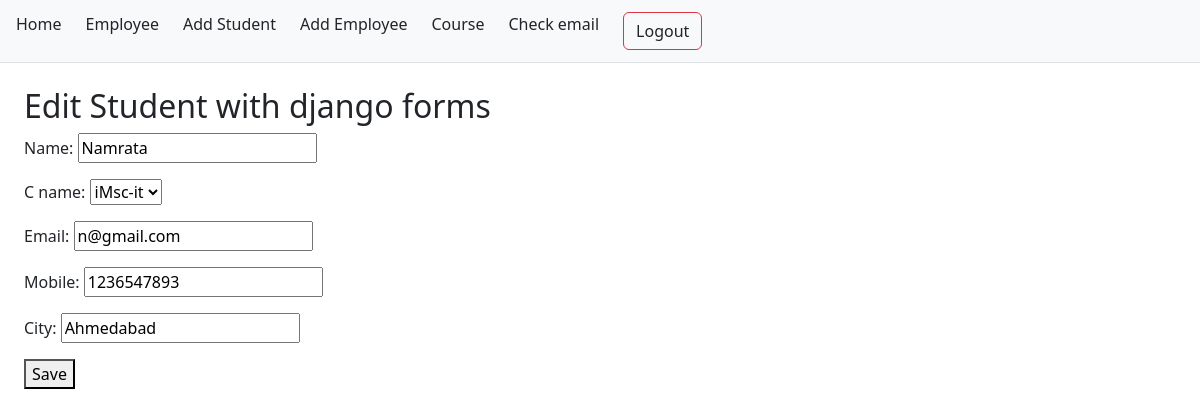
/student/edit/1/ (signed in), run on an earlier commit of the app's database.
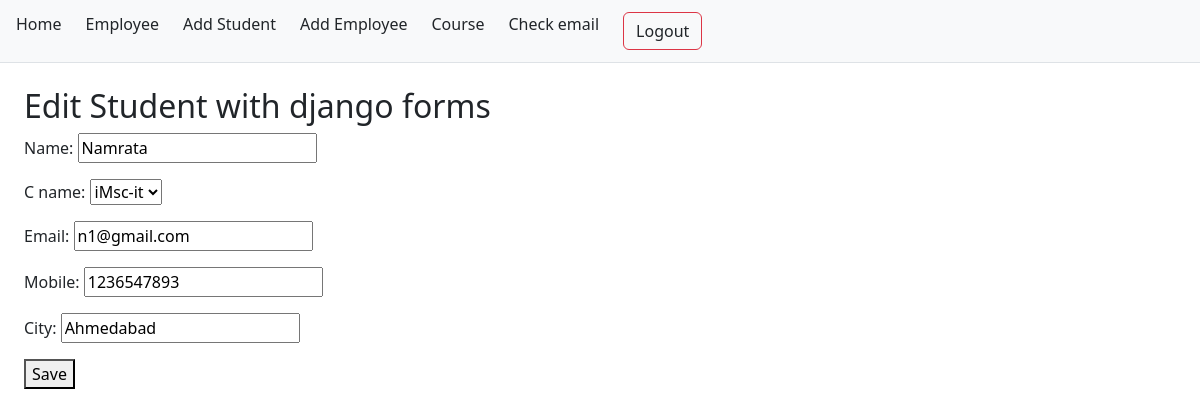
And on a later commit of the database.
### student/models.py (models this page shows, shortened)
class Student(models.Model):
    name=models.CharField(max_length=100)
    c_name=models.ForeignKey(Course,on_delete=models.CASCADE,
                             null=True,blank=True
                             )
    email=models.EmailField()
    mobile=models.CharField(max_length=10)
    city=models.CharField(max_length=50)

### student/views.py (the view)
# urls.py: path('student/edit/<int:id>/',views.stud_edit, name='edit'),
@login_required(login_url='login')
def stud_edit(request,id):
    student=get_object_or_404(Student, id=id)
    if request.method == "POST":
        form=StudentForm(request.POST,instance=student)
        if form.is_valid():
            form.save()
            return redirect('list')
    else:
        form=StudentForm(instance=student)
    return render(request,'stud_crud/edit.html',{
        'form':form,
        'student':student})

### student/forms.py
class StudentForm(forms.ModelForm):
    class Meta:
        model=Student
        fields="__all__"

### student/models.py (called while the page is built)
    def __str__(self):
        return self.c_name

### student/templates/stud_crud/edit.html (shortened to what this page needs)
{% extends 'base.html' %}
{% block content %}
<div class="col">
    <div class="row">
        <form method="POST">
            <h2>Edit Student with django forms</h2>
            {{ form.as_p }}
            <button type="submit">Save</button>
        </form>
    </div>
</div>
{% endblock %}

What changed in the data, as far as the page shows it:
changed Student "Namrata": email "n@gmail.com" → "n1@gmail.com"
